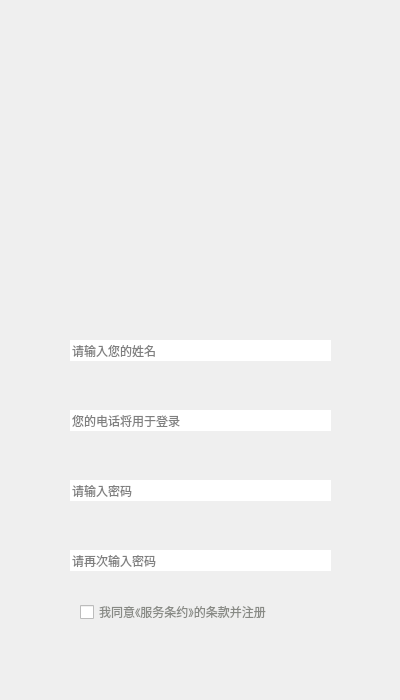
<?xml version="1.0" encoding="UTF-8"?>
<ui version="4.0">
 <class>regwindow</class>
 <widget class="QDialog" name="regwindow">
  <property name="geometry">
   <rect>
    <x>0</x>
    <y>0</y>
    <width>400</width>
    <height>700</height>
   </rect>
  </property>
  <property name="windowTitle">
   <string>Dialog</string>
  </property>
  <widget class="QLabel" name="label">
   <property name="geometry">
    <rect>
     <x>0</x>
     <y>0</y>
     <width>400</width>
     <height>700</height>
    </rect>
   </property>
   <property name="styleSheet">
    <string notr="true">background-image: url(:/new/prefix1/reg.jpg);</string>
   </property>
   <property name="text">
    <string/>
   </property>
  </widget>
  <widget class="QLineEdit" name="line_name">
   <property name="geometry">
    <rect>
     <x>70</x>
     <y>340</y>
     <width>261</width>
     <height>21</height>
    </rect>
   </property>
   <property name="styleSheet">
    <string notr="true">border:none;
</string>
   </property>
   <property name="placeholderText">
    <string>请输入您的姓名</string>
   </property>
   <property name="clearButtonEnabled">
    <bool>true</bool>
   </property>
  </widget>
  <widget class="QLineEdit" name="line_phone">
   <property name="geometry">
    <rect>
     <x>70</x>
     <y>410</y>
     <width>261</width>
     <height>21</height>
    </rect>
   </property>
   <property name="styleSheet">
    <string notr="true">border:none;
</string>
   </property>
   <property name="placeholderText">
    <string>您的电话将用于登录</string>
   </property>
   <property name="clearButtonEnabled">
    <bool>true</bool>
   </property>
  </widget>
  <widget class="QLineEdit" name="line_pwd">
   <property name="geometry">
    <rect>
     <x>70</x>
     <y>480</y>
     <width>261</width>
     <height>21</height>
    </rect>
   </property>
   <property name="styleSheet">
    <string notr="true">border:none;
</string>
   </property>
   <property name="echoMode">
    <enum>QLineEdit::PasswordEchoOnEdit</enum>
   </property>
   <property name="placeholderText">
    <string>请输入密码</string>
   </property>
   <property name="clearButtonEnabled">
    <bool>true</bool>
   </property>
  </widget>
  <widget class="QPushButton" name="btn_enter">
   <property name="geometry">
    <rect>
     <x>60</x>
     <y>640</y>
     <width>98</width>
     <height>40</height>
    </rect>
   </property>
   <property name="cursor">
    <cursorShape>OpenHandCursor</cursorShape>
   </property>
   <property name="styleSheet">
    <string notr="true">border:none;
color: rgb(85, 87, 83);

</string>
   </property>
   <property name="text">
    <string/>
   </property>
  </widget>
  <widget class="QPushButton" name="btn_cancle">
   <property name="geometry">
    <rect>
     <x>260</x>
     <y>640</y>
     <width>98</width>
     <height>40</height>
    </rect>
   </property>
   <property name="cursor">
    <cursorShape>OpenHandCursor</cursorShape>
   </property>
   <property name="styleSheet">
    <string notr="true">border:none;
color: rgb(85, 87, 83);</string>
   </property>
   <property name="text">
    <string/>
   </property>
  </widget>
  <widget class="QCheckBox" name="checkBox">
   <property name="geometry">
    <rect>
     <x>80</x>
     <y>600</y>
     <width>281</width>
     <height>24</height>
    </rect>
   </property>
   <property name="styleSheet">
    <string notr="true">color: rgb(136, 138, 133);</string>
   </property>
   <property name="text">
    <string>我同意《服务条约》的条款并注册</string>
   </property>
  </widget>
  <widget class="QLineEdit" name="line_pwd_2">
   <property name="geometry">
    <rect>
     <x>70</x>
     <y>550</y>
     <width>261</width>
     <height>21</height>
    </rect>
   </property>
   <property name="styleSheet">
    <string notr="true">border:none;
</string>
   </property>
   <property name="echoMode">
    <enum>QLineEdit::PasswordEchoOnEdit</enum>
   </property>
   <property name="placeholderText">
    <string>请再次输入密码</string>
   </property>
   <property name="clearButtonEnabled">
    <bool>true</bool>
   </property>
  </widget>
 </widget>
 <resources/>
 <connections/>
</ui>
